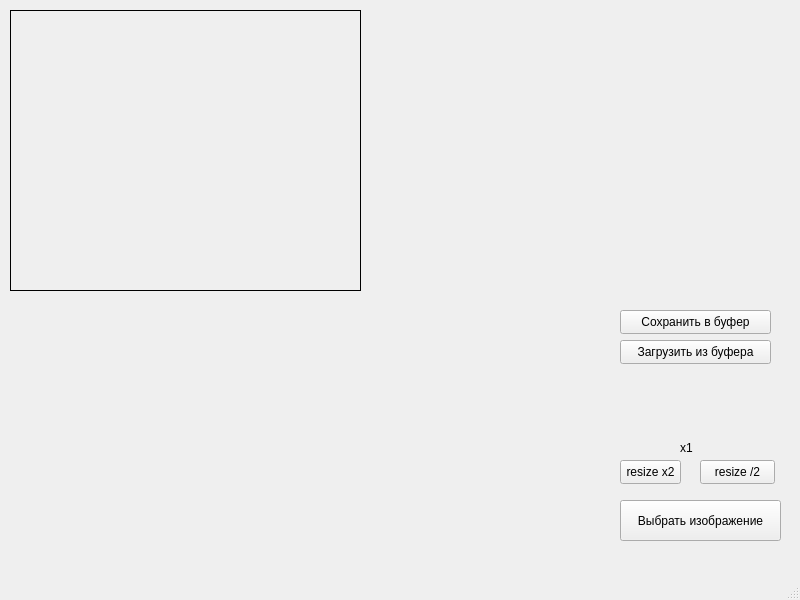
<?xml version="1.0" encoding="UTF-8"?>
<ui version="4.0">
 <class>MainWindow</class>
 <widget class="QMainWindow" name="MainWindow">
  <property name="geometry">
   <rect>
    <x>0</x>
    <y>0</y>
    <width>800</width>
    <height>600</height>
   </rect>
  </property>
  <property name="windowTitle">
   <string>MainWindow</string>
  </property>
  <widget class="QWidget" name="centralwidget">
   <widget class="QLabel" name="labelPicture">
    <property name="geometry">
     <rect>
      <x>10</x>
      <y>10</y>
      <width>351</width>
      <height>281</height>
     </rect>
    </property>
    <property name="frameShape">
     <enum>QFrame::Shape::Box</enum>
    </property>
    <property name="frameShadow">
     <enum>QFrame::Shadow::Plain</enum>
    </property>
    <property name="text">
     <string/>
    </property>
   </widget>
   <widget class="QPushButton" name="pushButton">
    <property name="geometry">
     <rect>
      <x>620</x>
      <y>500</y>
      <width>161</width>
      <height>41</height>
     </rect>
    </property>
    <property name="text">
     <string>Выбрать изображение</string>
    </property>
   </widget>
   <widget class="QPushButton" name="ButtonResize1">
    <property name="geometry">
     <rect>
      <x>620</x>
      <y>460</y>
      <width>61</width>
      <height>24</height>
     </rect>
    </property>
    <property name="text">
     <string>resize x2</string>
    </property>
   </widget>
   <widget class="QPushButton" name="ButtonResize2">
    <property name="geometry">
     <rect>
      <x>700</x>
      <y>460</y>
      <width>75</width>
      <height>24</height>
     </rect>
    </property>
    <property name="text">
     <string>resize /2</string>
    </property>
   </widget>
   <widget class="QPushButton" name="saveButton">
    <property name="geometry">
     <rect>
      <x>620</x>
      <y>310</y>
      <width>151</width>
      <height>24</height>
     </rect>
    </property>
    <property name="text">
     <string>Сохранить в буфер</string>
    </property>
   </widget>
   <widget class="QPushButton" name="loadButton">
    <property name="geometry">
     <rect>
      <x>620</x>
      <y>340</y>
      <width>151</width>
      <height>24</height>
     </rect>
    </property>
    <property name="text">
     <string>Загрузить из буфера</string>
    </property>
   </widget>
   <widget class="QLabel" name="ScalingLabel">
    <property name="geometry">
     <rect>
      <x>680</x>
      <y>440</y>
      <width>21</width>
      <height>16</height>
     </rect>
    </property>
    <property name="text">
     <string>x1</string>
    </property>
   </widget>
  </widget>
  <widget class="QMenuBar" name="menubar">
   <property name="geometry">
    <rect>
     <x>0</x>
     <y>0</y>
     <width>800</width>
     <height>22</height>
    </rect>
   </property>
  </widget>
  <widget class="QStatusBar" name="statusbar"/>
 </widget>
 <resources/>
 <connections/>
</ui>
